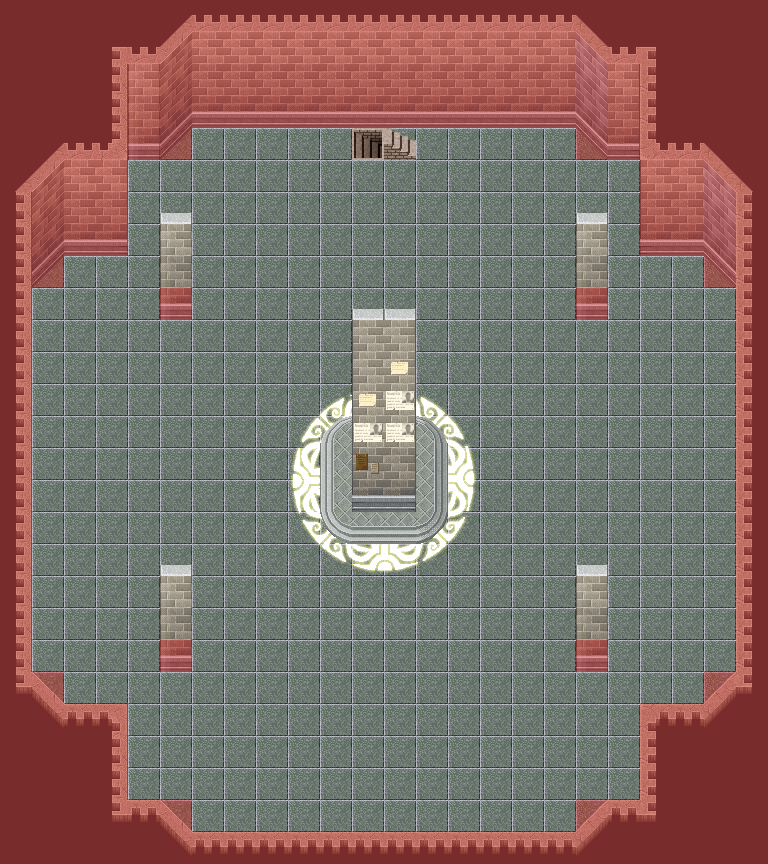

A level layout from a 2D game, rendered from its tile map. Below: a short description, then the map file with tile-grid data replaced by summaries:
An orthogonal 24x27 tile map with 32x32 px tiles, 7 tile layers (0_floor, 1_terrain, 2_object, 3_roof, ...), 1 hidden layer not drawn, 9 tilesets.

<map version="1.2" tiledversion="1.2.0" orientation="orthogonal" renderorder="right-down" width="24" height="27" tilewidth="32" tileheight="32" infinite="0" nextlayerid="41" nextobjectid="1">
 <tileset firstgid="1" name="kafelki_blyszczace" tilewidth="32" tileheight="32" tilecount="36" columns="6">
  <image source="../../tileset/pol/domki/podloga/kafelki_blyszczace.png" width="192" height="192" />
 </tileset>
 <tileset firstgid="37" name="kafelek" tilewidth="32" tileheight="32" tilecount="1" columns="1">
  <image source="../../tileset/pol/domki/podloga/kafelek.png" width="32" height="32" />
 </tileset>
 <tileset firstgid="38" name="stairs" tilewidth="32" tileheight="32" tilecount="12" columns="2">
  <image source="../../tileset/building/stairs/stairs.png" width="64" height="192" />
 </tileset>
 <tileset firstgid="50" name="kosciol_sciany" tilewidth="32" tileheight="32" tilecount="30" columns="5">
  <image source="../../tileset/pol/domki/kosciol_sciany.png" width="160" height="192" />
 </tileset>
 <tileset firstgid="80" name="kosciol_nawy" tilewidth="32" tileheight="32" tilecount="14" columns="2">
  <image source="../../tileset/pol/domki/kosciol_nawy.png" width="64" height="224" />
 </tileset>
 <tileset firstgid="94" name="collision" tilewidth="32" tileheight="32" tilecount="1" columns="1">
  <image source="../../tileset/logic/collision.png" width="32" height="32" />
 </tileset>
 <tileset firstgid="95" name="protection" tilewidth="32" tileheight="32" tilecount="2" columns="2">
  <image source="../../tileset/logic/protection.png" width="64" height="32" />
 </tileset>
 <tileset firstgid="97" name="kamienny_podest" tilewidth="32" tileheight="32" tilecount="18" columns="6">
  <image source="../../tileset/pol/domki/podloga/kamienny_podest.png" width="192" height="96" />
 </tileset>
 <tileset firstgid="115" name="notes2" tilewidth="32" tileheight="32" tilecount="4" columns="2">
  <image source="../../tileset/item/documents/notes2.png" width="64" height="64" />
 </tileset>
 <layer id="33" name="0_floor" width="24" height="27">
  <data>[648 cells, 504 non-empty, 37 distinct tile ids]</data>
 </layer>
 <layer id="34" name="1_terrain" width="24" height="27">
  <data>[648 cells, 242 non-empty, 49 distinct tile ids]</data>
 </layer>
 <layer id="35" name="2_object" width="24" height="27">
  <data>[648 cells, 5 non-empty, 2 distinct tile ids]</data>
 </layer>
 <layer id="36" name="3_roof" width="24" height="27">
  <data>[648 cells, 22 non-empty, 5 distinct tile ids]</data>
 </layer>
 <layer id="37" name="4_roof_add" width="24" height="27">
  <data>[648 cells, 5 non-empty, 2 distinct tile ids]</data>
 </layer>
 <layer id="38" name="objects" width="24" height="27">
  <data>[648 cells, 0 non-empty, 0 distinct tile ids]</data>
 </layer>
 <layer id="39" name="collision" width="24" height="27" opacity="0.3">
  <data>[648 cells, 228 non-empty, 1 distinct tile ids]</data>
 </layer>
 <layer id="40" name="protection" width="24" height="27" visible="0" opacity="0.2">
  <data>[648 cells, 648 non-empty, 1 distinct tile ids]</data>
 </layer>
</map>
